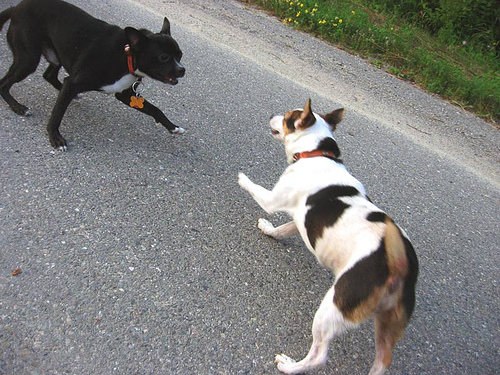
#> input picture image.jpg, 500 x 375 px
$ python part4.py
#> lines starting #> are read from the running program, lines starting #| are printed output that depends on the picture
import cv2
import numpy as np

img = cv2.imread('image.jpg')
#> img is the input picture: shape (375, 500, 3); mean B, G, R 125.6, 127.5, 127

# [5 lines of commented-out code are left out]

img = img[80:220, 210:410]
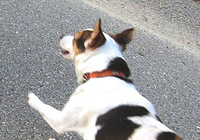
#> img: shape (140, 200, 3); mean B, G, R 160.1, 159.7, 160

while True:
	cv2.imshow('original', img)

	if cv2.waitKey(0) == 27:
#> (key Esc is pressed here)
		cv2.destroyAllWindows()
		break

$ run again, with lower_upper_refrence.png saved as image.jpg
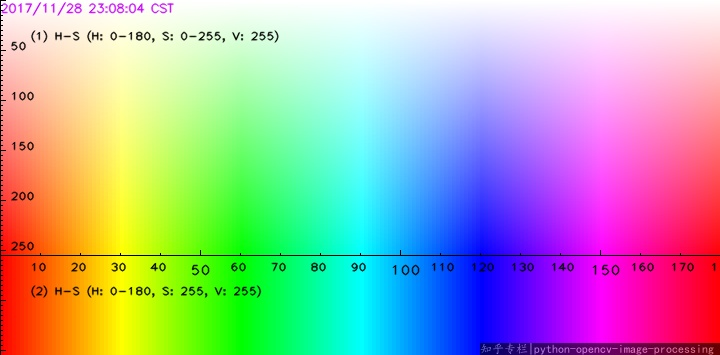
#> input picture lower_upper_refrence.png, 720 x 355 px
#> img is the input picture: shape (355, 720, 3); mean B, G, R 170.9, 171.2, 169.9
#> `img = img[80:220, 210:410]`:
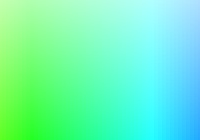
#> img: shape (140, 200, 3); mean B, G, R 186.1, 247.7, 108.7
